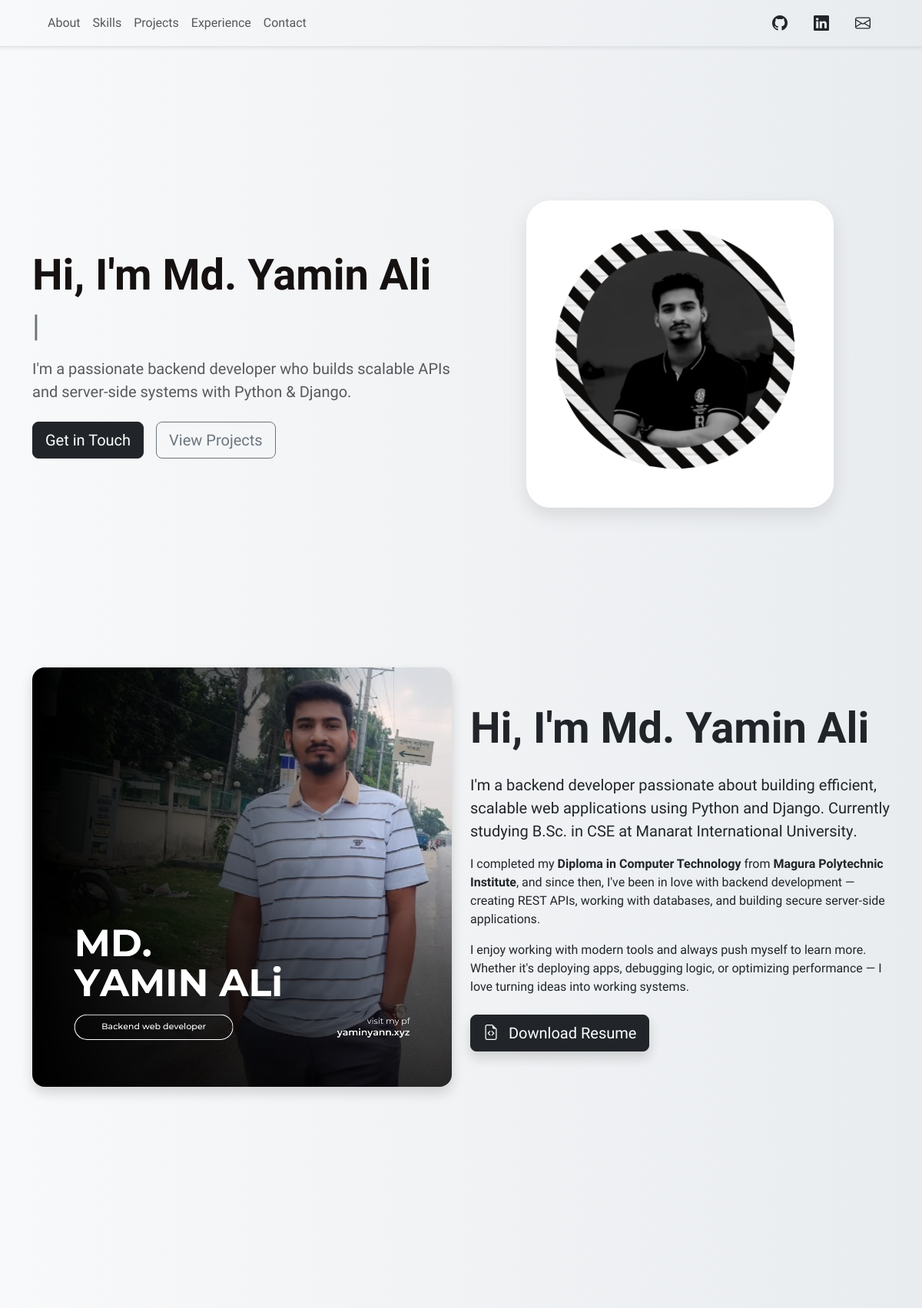
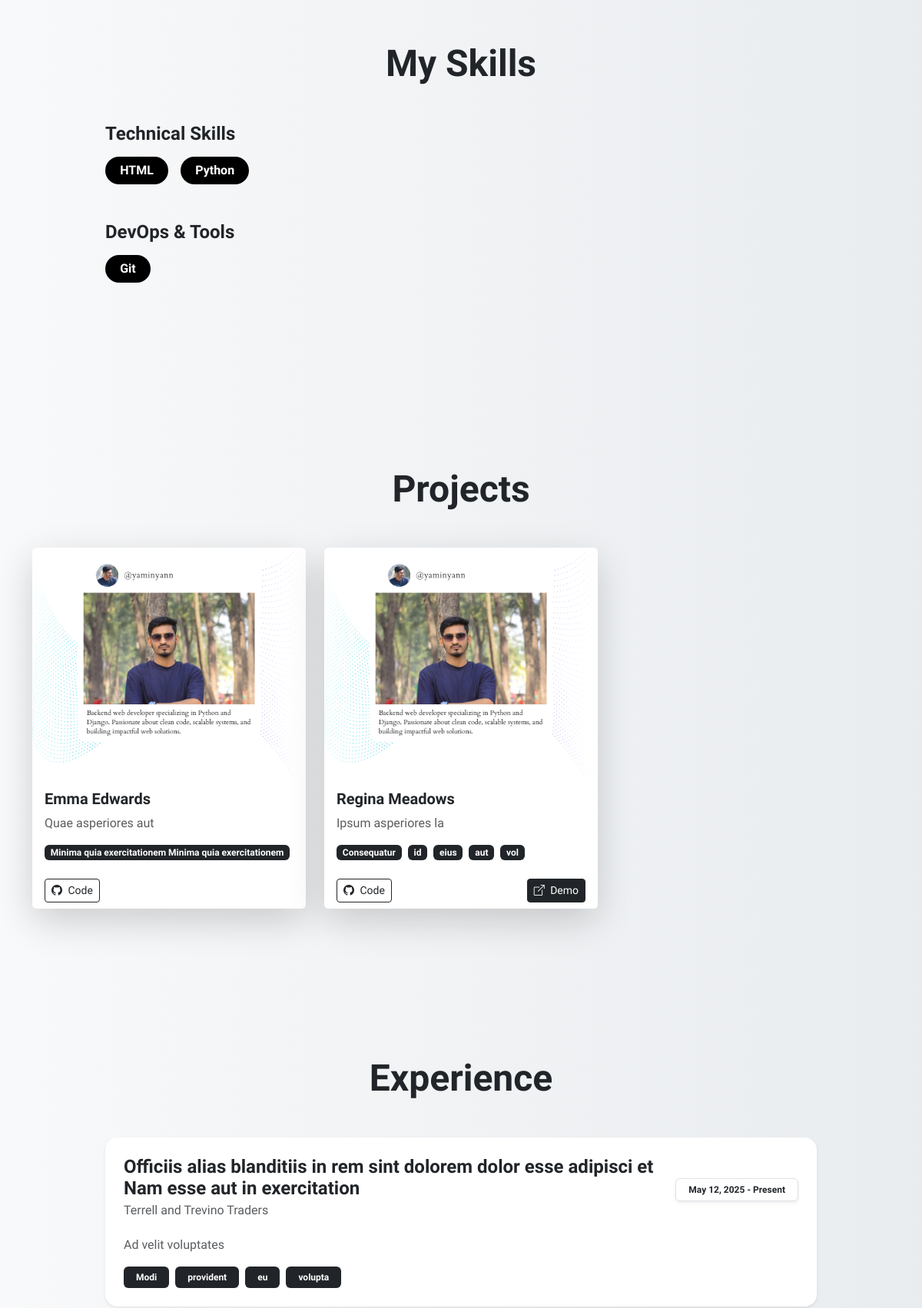
The page / (upper part) on the database its author committed (2 pictures, top to bottom).
### my_app/models.py (models this page shows, shortened)
class Skill_Category(models.Model):
    name = models.CharField(max_length=100)
    order = models.PositiveBigIntegerField(default=0)
    def __str__(self):
        return self.name
    class Meta:
        verbose_name_plural = 'Skills Category'
        ordering = ['order']

class Skill(models.Model):
    category = models.ForeignKey(Skill_Category, on_delete=models.CASCADE, related_name='skills')
    name = models.CharField(max_length=100)
    order = models.PositiveIntegerField(default=0)
    class Meta:
        ordering = ['name', 'category']

class Project(models.Model):
    name = models.CharField(max_length=200)
    description = models.TextField()
    image = models.ImageField(upload_to='project_image/', blank=True, null=True)
    technologies = models.CharField(max_length=500, help_text='Comma separet list of technologies')
    github_url = models.URLField(blank=True, null=True)
    demo_url = models.URLField(blank=True, null=True)
    order = models.PositiveIntegerField(default=0)
    def get_technologies_list(self):
        return [tech.strip() for tech in self.technologies.split(',')]
    class Meta:
        ordering = ['order']

class Experience(models.Model):
    title = models.CharField(max_length=200)
    company = models.CharField(max_length=200)
    start_date = models.DateField()
    end_date = models.DateField(blank=True, null=True)
    description = models.TextField()
    technologies = models.CharField(max_length=500, help_text='Comma separate to list of technologies ')
    def get_techologies_list(self):
        return [tech.strip() for tech in self.technologies.split(',')]
    class Meta:
        ordering = ['-start_date']

### my_app/views.py (the view, shortened to what this page needs)
# urls.py: path('', Home, name='home')
def Home(request):
    skill_categories = Skill_Category.objects.all().prefetch_related('skills')
    project = Project.objects.all()
    experience = Experience.objects.all()
    context = {
        'skill_categories':skill_categories,
        'project':project,
        'experience':experience,
    }
    return render(request, 'home.html', context)

### templates/home.html (shortened to what this page needs)
{% extends 'base.html' %}
{% load static %}
{% block content %}
  <section class="py-5 bg-light vh-100 d-flex align-items-center" id="hero">
    <div class="container py-5">
      <div class="row align-items-center">
        <div class="col-lg-6 mb-5 mb-lg-0" data-aos="fade-right">
          <h1 class="display-4 fw-bold">Hi, I'm Md. Yamin Ali</h1>
          <h2 class="display-6 text-secondary mb-3">
          </h2>
          <p class="lead text-muted mb-4">
            I'm a passionate backend developer who builds scalable APIs and server-side systems with Python & Django.
          </p>
          <div class="d-flex gap-3">
            <a href="#contact" class="btn btn-dark btn-lg">Get in Touch</a>
            <a href="#projects" class="btn btn-outline-secondary btn-lg">View Projects</a>
          </div>
        </div>
        <div class="col-lg-6 text-center" data-aos="fade-left">
          <div class="profile-image-container mx-auto">
            <img src="{% static 'black.png' %}" alt="Profile" class="img-fluid border border-4 border-white">
          </div>
        </div>
      </div>
    </div>
  </section>
    <section id="about" class="bg-light text-dark py-2">
      <div class="container">
        <div class="row align-items-center">
          <div class="col-lg-6 mb-4 mb-lg-0" data-aos="fade-right">
            <img src="{% static 'white.png' %}" class="img-fluid rounded-4 shadow" alt="Md. Yamin Ali">
          </div>
          <div class="col-lg-6" data-aos="fade-left">
            <h2 class="display-4 fw-bold mb-4">Hi, I'm Md. Yamin Ali</h2>
            <p class="lead">
              I'm a <strong>backend developer</strong> passionate about building efficient, scalable web applications using <strong>Python</strong> and <strong>Django</strong>. Currently studying <strong>B.Sc. in CSE</strong> at <strong>Manarat International University</strong>.
            </p>
            <p>
              I completed my <strong>Diploma in Computer Technology</strong> from <strong>Magura Polytechnic Institute</strong>, and since then, I've been in love with backend development — creating REST APIs, working with databases, and building secure server-side applications.
            </p>
            <p>
              I enjoy working with modern tools and always push myself to learn more. Whether it's deploying apps, debugging logic, or optimizing performance — I love turning ideas into working systems.
            </p>
            <div class="mt-4">
              <a href="#" class="btn btn-dark btn-lg shadow">
                <i class="bi bi-file-earmark-code me-2"></i> Download Resume
              </a>
            </div>
          </div>
        </div>
      </div>
    </section>
  <section class="py-5 bg-light text-dark" id="skills">
    <div class="container py-5">
      <h2 class="display-5 fw-bold text-center mb-5" data-aos="fade-up">My Skills</h2>
      <div class="row justify-content-center">
        <div class="col-lg-10">
          {% for skill_categories in skill_categories %}
          <div class="mb-5" data-aos="fade-up" data-aos-delay="{{ forloop.counter0|add:'1' }}00">
            <h3 class="h4 fw-semibold text-dark mb-3">{{ skill_categories }}</h3>
            <div class="d-flex flex-wrap gap-3">
              {% for skill in skill_categories.skills.all %}
              <span class="badge skill-badge">{{ skill.name }}</span>
              {% endfor %}
            </div>
          </div>
          {% endfor %}
        </div>
      </div>
    </div>
  </section>
  <section class="py-5 bg-light text-dark" id="projects">
    <div class="container py-5">
      <h2 class="display-5 fw-bold text-center mb-5" data-aos="fade-up">Projects</h2>
      <div class="row g-4">
        {% for project in project %}
        <div class="col-md-6 col-lg-4" data-aos="zoom-in" data-aos-delay="{{ forloop.counter0|add:'1' }}00">
          <div class="card h-100 border-0 shadow-lg project-card">
            <img src="{{ project.image.url }}" class="card-img-top rounded-top" alt="{{ project.title }}">
            <div class="card-body">
              <h5 class="card-title fw-semibold">{{ project.name }}</h5>
              <p class="card-text text-muted">{{ project.description|truncatechars:120 }}</p>
              <div class="d-flex flex-wrap gap-2 mt-3">
                {% for tech in project.get_technologies_list %}
                <span class="badge bg-dark">{{ tech }}</span>
                {% endfor %}
              </div>
            </div>
            <div class="card-footer bg-white border-0 d-flex justify-content-between align-items-center">
              {% if project.github_url %}
              <a href="{{ project.github_url }}" target="_blank" class="btn btn-sm btn-outline-dark">
                <i class="bi bi-github me-1"></i> Code
              </a>
              {% endif %}
              {% if project.demo_url %}
              <a href="{{ project.demo_url }}" target="_blank" class="btn btn-sm btn-dark">
                <i class="bi bi-box-arrow-up-right me-1"></i> Demo
              </a>
              {% endif %}
            </div>
          </div>
        </div>
        {% endfor %}
      </div>
    </div>
  </section>
  <section class="py-5 bg-light text-dark" id="experience">
    <div class="container py-5">
      <h2 class="display-5 fw-bold text-center mb-5" data-aos="fade-up">Experience</h2>
      <div class="row justify-content-center">
        <div class="col-lg-10">
          {% for experience in experience %}
          <div class="card mb-4 border-0 shadow-sm rounded-4" data-aos="fade-up" data-aos-delay="{{ forloop.counter0|add:'1' }}00">
            <div class="card-body p-4">
              <div class="d-flex flex-column flex-md-row justify-content-between mb-3">
                <div>
                  <h3 class="h4 fw-bold mb-1">{{ experience.title }}</h3>
                  <h4 class="h6 text-muted">{{ experience.company }}</h4>
                </div>
                <span class="badge bg-white text-dark border align-self-start align-self-md-center py-2 px-3 mt-2 mt-md-0 shadow-sm">
                  {{ experience.start_date }} -
                  {% if experience.end_date %} {{ experience.end_date }}
                  {% else %} Present
                  {% endif %}
                </span>
              </div>
              <p class="text-muted">{{ experience.description }}</p>
              <div class="d-flex flex-wrap gap-2">
                {% for tech in experience.get_techologies_list %}
                <span class="badge bg-dark px-3 py-2">{{ tech }}</span>
                {% endfor %}
              </div>
            </div>
          </div>
          {% endfor %}
        </div>
      </div>
    </div>
  </section>
{% endblock content %}

### templates/base.html (shortened to what this page needs)
{% load static  %}
<!DOCTYPE html>
<html lang="en">
<head>
  <link href="https://cdn.jsdelivr.net/npm/bootstrap@5.3.0/dist/css/bootstrap.min.css" rel="stylesheet">
  <link rel="stylesheet" href="https://cdn.jsdelivr.net/npm/bootstrap-icons@1.10.0/font/bootstrap-icons.css">
  <link href="https://unpkg.com/aos@2.3.1/dist/aos.css" rel="stylesheet">
  <link rel="stylesheet" href="{% static 'css/style.css' %}">
</head>
<body>
<header class="sticky-top border-bottom bg-white shadow-sm" id="header">
  <div class="container">
    <nav class="navbar navbar-expand-lg navbar-light py-2">
      <div class="container-fluid">
        <div class="collapse navbar-collapse" id="navbarNav">
          <ul class="navbar-nav me-auto mb-2 mb-lg-0">
            <li class="nav-item"><a class="nav-link" href="#about">About</a></li>
            <li class="nav-item"><a class="nav-link" href="#skills">Skills</a></li>
            <li class="nav-item"><a class="nav-link" href="#projects">Projects</a></li>
            <li class="nav-item"><a class="nav-link" href="#experience">Experience</a></li>
            <li class="nav-item"><a class="nav-link" href="#contact">Contact</a></li>
          </ul>
          <div class="d-flex gap-2">
            <a href="https://github.com" target="_blank" class="btn btn-link text-dark" aria-label="GitHub">
              <i class="bi bi-github fs-5"></i>
            </a>
            <a href="https://linkedin.com" target="_blank" class="btn btn-link text-dark" aria-label="LinkedIn">
              <i class="bi bi-linkedin fs-5"></i>
            </a>
            <a href="mailto:your.meyaminyann@gmail.com" class="btn btn-link text-dark" aria-label="Email">
              <i class="bi bi-envelope fs-5"></i>
            </a>
          </div>
        </div>
      </div>
    </nav>
  </div>
</header>
    <main>
    {% block content %}{% endblock %}
  </main>
</body>
</html>

### static/css/style.css (style rules this page uses)
html { scroll-behavior: smooth; scroll-padding-top: 70px; }
body { font-family: "Actor", sans-serif; font-style: normal; color: #161111; font-style: normal; background: linear-gradient(to right, #f8f9fa, #e9ecef); }
#about { min-height: 100vh; background: linear-gradient(to right, #f8f9fa, #e9ecef); }
#hero { background: linear-gradient(to right, #f8f9fa, #e9ecef); position: relative; overflow: hidden; }
.profile-image-container img { max-width: 400px; border-radius: 2rem; box-shadow: 0 10px 25px rgba(0, 0, 0, 0.1); }
.skill-badge { background: black; color: #fff; padding: 0.6rem 1.2rem; font-size: 1rem; border-radius: 50px; transition: transform 0.3s ease, box-shadow 0.3s ease; }
.project-card { transition: transform 0.3s ease, box-shadow 0.3s ease; border-radius: 1rem; }
#experience { background: linear-gradient(to right, #f8f9fa, #e9ecef); }
#skills { background: linear-gradient(to right, #f8f9fa, #e9ecef); }
#projects { background: linear-gradient(to right, #f8f9fa, #e9ecef); }
#header { background: linear-gradient(to right, #f8f9fa, #e9ecef); }
.card { transition: transform 0.3s ease, box-shadow 0.3s ease; }

### rows shown on the page
Skill_Category: name "Technical Skills"
Skill: name "HTML"
Skill: name "Python"
Skill_Category: name "DevOps & Tools"
Skill: name "Git"
Project: image (picture), name "Emma Edwards", description "Quae asperiores aut", get_technologies_list "Minima quia exercitationem Minima quia exercitationem"
Project: image (picture), name "Regina Meadows", description "Ipsum asperiores la", get_technologies_list "Consequatur" "id" "eius" "aut" "vol"
Experience: title "Officiis alias blanditiis in rem sint dolorem dolor esse adipisci et Nam esse aut in exercitation", company "Terrell and Trevino Traders", start_date "May 12, 2025", shows "Present", description "Ad velit voluptates", get_techologies_list "Modi" "provident" "eu" "volupta"
